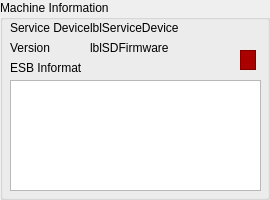
     <widget class="QGroupBox" name="groupBox_6">
      <property name="title">
       <string>Machine Information</string>
      </property>
      <widget class="QListWidget" name="lstMetaData">
       <property name="geometry">
        <rect>
         <x>10</x>
         <y>80</y>
         <width>251</width>
         <height>111</height>
        </rect>
       </property>
      </widget>
      <widget class="QLabel" name="label_20">
       <property name="geometry">
        <rect>
         <x>10</x>
         <y>20</y>
         <width>81</width>
         <height>16</height>
        </rect>
       </property>
       <property name="text">
        <string>Service Device:</string>
       </property>
      </widget>
      <widget class="QLabel" name="label_21">
       <property name="geometry">
        <rect>
         <x>10</x>
         <y>40</y>
         <width>41</width>
         <height>16</height>
        </rect>
       </property>
       <property name="text">
        <string>Version:</string>
       </property>
      </widget>
      <widget class="QLabel" name="label_22">
       <property name="geometry">
        <rect>
         <x>90</x>
         <y>20</y>
         <width>151</width>
         <height>16</height>
        </rect>
       </property>
       <property name="text">
        <string>lblServiceDevice</string>
       </property>
      </widget>
      <widget class="QLabel" name="label_25">
       <property name="geometry">
        <rect>
         <x>90</x>
         <y>40</y>
         <width>151</width>
         <height>16</height>
        </rect>
       </property>
       <property name="text">
        <string>lblSDFirmware</string>
       </property>
      </widget>
      <widget class="QFrame" name="fraStatus">
       <property name="geometry">
        <rect>
         <x>240</x>
         <y>50</y>
         <width>16</width>
         <height>20</height>
        </rect>
       </property>
       <property name="styleSheet">
        <string notr="true">background:rgb(170, 0, 0)
</string>
       </property>
       <property name="frameShape">
        <enum>QFrame::StyledPanel</enum>
       </property>
       <property name="frameShadow">
        <enum>QFrame::Raised</enum>
       </property>
      </widget>
      <widget class="QLabel" name="label_26">
       <property name="geometry">
        <rect>
         <x>10</x>
         <y>60</y>
         <width>71</width>
         <height>16</height>
        </rect>
       </property>
       <property name="text">
        <string>ESB Information</string>
       </property>
      </widget>
     </widget>
